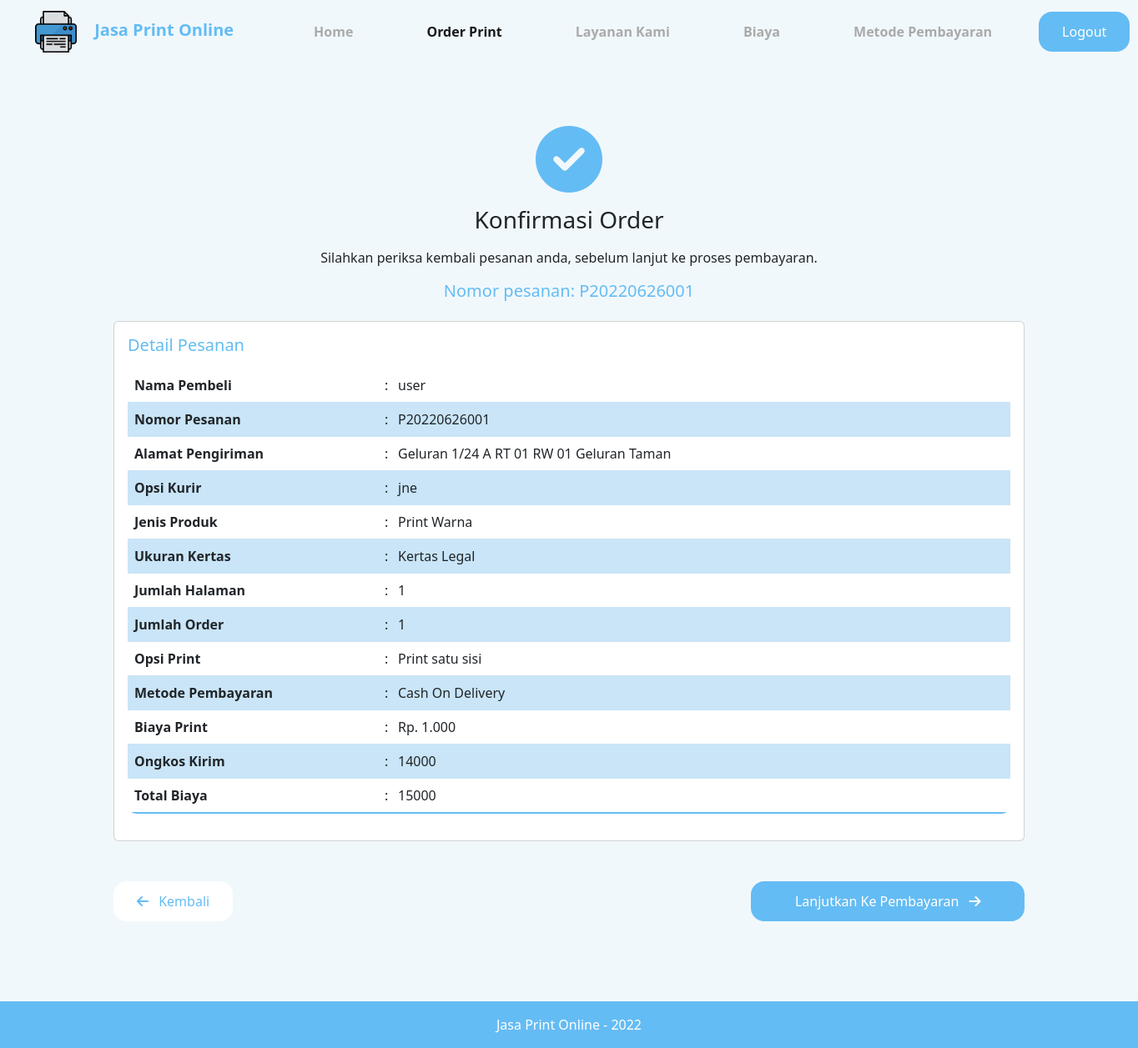
The page /konfirmasi.php (signed in) on the database its author committed.
### tables this page shows
CREATE TABLE `tb_user` (
  `id` int(11) NOT NULL,
  `username` varchar(255) NOT NULL,
  `password` varchar(255) NOT NULL,
  `nama` varchar(255) NOT NULL,
  `level` varchar(25) NOT NULL
);

CREATE TABLE `tb_pengiriman` (
  `id_pengiriman` int(11) NOT NULL,
  `alamat` mediumtext NOT NULL,
  `provinsi` varchar(100) NOT NULL,
  `kota` text NOT NULL,
  `ekspedisi` varchar(255) NOT NULL,
  `paket` varchar(100) NOT NULL,
  `berat` varchar(100) NOT NULL,
  `ongkir` varchar(100) NOT NULL,
  `estimasi` varchar(100) NOT NULL,
  `nohp` varchar(12) NOT NULL
);

CREATE TABLE `tb_jenisproduk` (
  `id_jp` int(11) NOT NULL,
  `jenis_produk` varchar(30) NOT NULL
);

CREATE TABLE `tb_ukurankertas` (
  `id_uk` int(11) NOT NULL,
  `ukuran_kertas` varchar(15) NOT NULL
);

CREATE TABLE `tb_order` (
  `id_order` int(15) NOT NULL,
  `id_jp` int(3) NOT NULL,
  `id_uk` int(3) NOT NULL,
  `jumlah_halaman` int(3) NOT NULL,
  `jml_order` int(5) NOT NULL,
  `id_jo` int(3) NOT NULL,
  `id_op` int(3) NOT NULL,
  `id_mp` int(3) NOT NULL,
  `link_dokumen` varchar(255) NOT NULL
);

CREATE TABLE `tb_opsiprint` (
  `id_op` int(11) NOT NULL,
  `ops_print` varchar(25) NOT NULL
);

CREATE TABLE `tb_pembayaran` (
  `id_mp` int(11) NOT NULL,
  `metode_pembayaran` varchar(30) NOT NULL
);

### konfirmasi.php (the view, shortened to what this page needs)
<?php
include "connect.php";
$query = mysqli_query($connect, "SELECT * FROM tb_pengiriman ORDER BY id_pengiriman DESC");
$result = mysqli_fetch_array($query);
$login = mysqli_query($connect, "SELECT * FROM tb_user ORDER BY id DESC");
$user = mysqli_fetch_array($login);
$jenis = mysqli_query($connect, "SELECT * FROM tb_order,tb_jenisproduk ORDER BY id_order DESC");
$produk = mysqli_fetch_array($jenis);
$ukuran = mysqli_query($connect, "SELECT * FROM tb_order,tb_ukurankertas ORDER BY id_order DESC");
$kertas = mysqli_fetch_array($ukuran);
$jumlah = mysqli_query($connect, "SELECT * FROM tb_order ORDER BY jumlah_halaman DESC");
$halaman = mysqli_fetch_array($jumlah);
$jml = mysqli_query($connect, "SELECT * FROM tb_order ORDER BY jml_order DESC");
$order = mysqli_fetch_array($jml);
$opsi = mysqli_query($connect, "SELECT * FROM tb_order,tb_opsiprint ORDER BY id_order DESC");
$print = mysqli_fetch_array($opsi);
$metode = mysqli_query($connect, "SELECT * FROM tb_order,tb_pembayaran ORDER BY id_order DESC");
$pembayaran = mysqli_fetch_array($metode);
$harga=1000;
?>
<!DOCTYPE html>
<html lang="en">
<head>
  <link rel="stylesheet" type="text/css" href="assets/css/style.css?<?php echo time(); ?>" />
  <link rel="stylesheet" type="text/css" href="assets/css/bootstrap.min.css?<?php echo time(); ?>" />
</head>
<body>
  <nav class="navbar navbar-expand-lg sticky-top light">
    <div class="container-fluid">
      <a class="navbar-brand" href="home.php">
        <img src="assets/img/logo.png" alt="" width="50" height="50" class="d-inline me-3">
        Jasa Print Online
      </a>
      <div class="d-flex justify-content-end">
        <div class="collapse navbar-collapse links" id="navbarNav">
          <ul class="navbar-nav me-5">
            <li class="nav-item">
              <a class="nav-link" href="home.php">Home</a>
            </li>
            <li class="nav-item">
              <a class="nav-link active" aria-current="page" href="order.php">Order Print</a>
            </li>
            <li class="nav-item">
              <a class="nav-link" href="home.php#layanan-kami">Layanan Kami</a>
            </li>
            <li class="nav-item">
              <a class="nav-link" href="home.php#biaya">Biaya</a>
            </li>
            <li class="nav-item">
              <a class="nav-link" href="home.php#pembayaran">Metode Pembayaran</a>
            </li>
          </ul>
        </div>
        <div class="d-flex gap-5">
          <a class="button" style="margin-left: 0;" href="logout.php" role="button">Logout</a>
        </div>
      </div>
    </div>
  </nav>
  <main class="light big-wrapper">
    <div id="konfirmasi" class="container py-3">
      <div class="container text-center py-3">
        <i class="fa-solid fa-circle-check fa-5x my-3" style="color: #64bcf4"></i>
        <h3 class="mb-3">Konfirmasi Order</h3>
        <p>Silahkan periksa kembali pesanan anda, sebelum lanjut ke proses pembayaran.</p>
        <h5>Nomor pesanan: P20220626001</h5>
      </div>
      <div class="container">
        <div class="row">
          <div class="col">
            <div class="card">
              <div class="card-body">
                <h5 class="card-title">Detail Pesanan</h5>
                <p class="card-text">
                  <table class="table table-borderless">
                    <tbody>
                      <tr>
                        <td class="tbl-kecil">Nama Pembeli</td>
                        <td class="tbl-titik">:</td>
                        <td><?php echo $user['username']?></td>
                      </tr>
                      <tr>
                        <td class="tbl-kecil">Nomor Pesanan</td>
                        <td class="tbl-titik">:</td>
                        <td>P20220626001</td>
                      </tr>
                      <tr>
                        <td class="tbl-kecil">Alamat Pengiriman</td>
                        <td class="tbl-titik">:</td>
                        <td><?php echo $result['alamat']?></td>
                      </tr>
                      <tr>
                        <td class="tbl-kecil">Opsi Kurir</td>
                        <td class="tbl-titik">:</td>
                        <td><?php echo $result['ekspedisi']?></td>
                      </tr>
                      <tr>
                        <td class="tbl-kecil">Jenis Produk</td>
                        <td class="tbl-titik">:</td>
                        <td><?php echo $produk['jenis_produk']?></td>
                      </tr>
                      <tr>
                        <td class="tbl-kecil">Ukuran Kertas</td>
                        <td class="tbl-titik">:</td>
                        <td><?php echo $kertas['ukuran_kertas']?></td>
                      </tr>
                      <tr>
                        <td class="tbl-kecil">Jumlah Halaman</td>
                        <td class="tbl-titik">:</td>
                        <td><?php echo $halaman['jumlah_halaman']?></td>
                      </tr>
                      <tr>
                        <td class="tbl-kecil">Jumlah Order</td>
                        <td class="tbl-titik">:</td>
                        <td><?php echo $order['jml_order']?></td>
                      </tr>
                      <tr>
                        <td class="tbl-kecil">Opsi Print</td>
                        <td class="tbl-titik">:</td>
                        <td><?php echo $print['ops_print']?></td>
                      </tr>
                      <tr>
                        <td class="tbl-kecil">Metode Pembayaran</td>
                        <td class="tbl-titik">:</td>
                        <td><?php echo $pembayaran['metode_pembayaran']?></td>
                      </tr>
                      <tr>
                        <td class="tbl-kecil">Biaya Print</td>
                        <td class="tbl-titik">:</td>
                        <td>Rp. 1.000</td>
                      </tr>
                      <tr>
                        <td class="tbl-kecil">Ongkos Kirim</td>
                        <td class="tbl-titik">:</td>
                        <td><?php echo $result['ongkir']?></td>
                      </tr>
                      <tr>
                        <td class="tbl-kecil">Total Biaya</td>
                        <td class="tbl-titik">:</td>
                        <td>
                          <?php
                            $c = $harga * $halaman['jumlah_halaman'] * $order['jml_order'] + $result['ongkir'];
                            echo "$c";
                          ?>
                        </td>
                      </tr>
                    </tbody>
                  </table>
                </p>
              </div>
            </div>
          </div>
        </div>
      </div>
      <div class="container d-flex justify-content-between light my-5">
        <form method="POST" action="">
          <button formaction="konfirmasi.php" name="ulang" class="button secondary text-center">
            <i class="fa-solid fa-arrow-left pe-2" style="color: #64bcf4"></i>
            Kembali
          </button>
        </form>
        <a href="pembayaran.php" class="button text-center" style="width: 30%;">
          Lanjutkan Ke Pembayaran
          <i class="fa-solid fa-arrow-right ps-2" style="color: #fff"></i>
        </a>
      </div>
  </main>
  <footer class="footer mt-auto py-3">
    <div class="container text-center">
      <span class="text-white">Jasa Print Online - 2022</span>
    </div>
  </footer>
</body>

### assets/css/style.css (style rules this page uses)
.light { --mainColor: #64bcf4; --hoverColor: #5bacdf; --backgroundColor: #f1f8fc; --lightOne: #919191; --lightTwo: #aaa; }
*, *::before, *::after { padding: 0; margin: 0; box-sizing: border-box; }
body { font-family: "Poppins", sans-serif; }
a { text-decoration: none !important; }
.big-wrapper { position: relative; padding: 1.7rem 0 2rem; width: 100%; min-height: 100vh; background-color: var(--backgroundColor); display: flex; flex-direction: column; justify-content: space-between; overflow: hidden; }
.container { position: relative; max-width: 75rem; width: 100%; margin: 0 auto; z-index: 10; }
.links { white-space: nowrap; }
.links ul { display: flex; list-style: none; align-items: center; }
.links a { color: var(--lightTwo); margin-left: 4.5rem; display: inline-block; transition: 0.3s; }
.button { display: inline-block; padding: 0.75rem 1.75rem; color: #fff !important; background-color: var(--mainColor) !important; border-radius: 16px; text-transform: capitalize; transition: 0.3s; border: none; }
.navbar-brand { font-weight: 600 !important; color: #64bcf4 !important; }
.nav-link { font-weight: 600 !important; }
.secondary { background-color: #fff !important; color: #64bcf4 !important; border: none; }
.navbar { padding-left: 30px !important; padding-right: 30px !important; background-color: #f1f8fc !important; }
h5 { color: #64bcf4 !important; }
table { margin-left: auto; margin-right: auto; table-layout: fixed; border-collapse: collapse; border-radius: 10px; overflow: hidden; width: 100%; }
td { padding: 12px 15px; }
tbody tr { border-bottom: 1px solid #c9e5f7; }
tbody tr:nth-of-type(even) { background-color: #c9e5f7; }
tbody tr:last-of-type { border-bottom: 2px solid #64bcf4; }
footer { background-color: #64bcf4 !important; }
.tbl-kecil { font-weight: bold; width: 300px; }
.tbl-titik { width: 10px; }

### rows shown on the page
tb_user: username "user"
tb_pengiriman: alamat "Geluran 1/24 A RT 01 RW 01 Geluran Taman", ekspedisi "jne", ongkir "14000"
tb_jenisproduk: jenis_produk "Print Warna"
tb_ukurankertas: ukuran_kertas "Kertas Legal"
tb_order: jumlah_halaman "1", jml_order "1", c "15000"
tb_opsiprint: ops_print "Print satu sisi"
tb_pembayaran: metode_pembayaran "Cash On Delivery"
